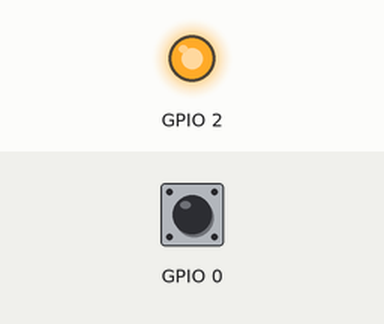
Simulated run of this program. Board: ESP32. Parts: output pins drawn as LEDs (lit = HIGH). Dashed ring = blinking. Inputs (shaded band) come from the test bench; at power-on: GPIO 0 HIGH.

Above: at 1.2 s.
1.3 s: GPIO 0 pulsed LOW 5 times (0.12 s each, 0.3 s apart)
At 1.87 s:
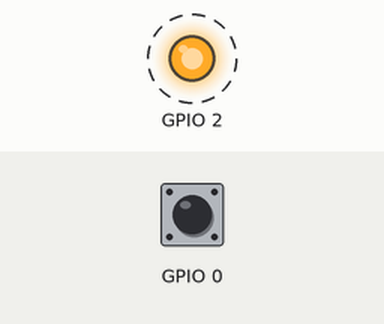
At 3.9 s:
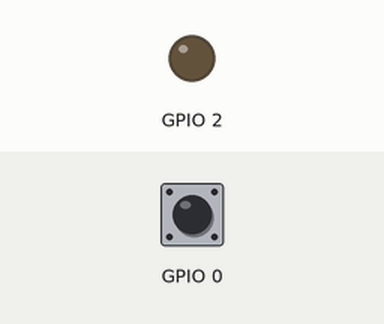
Timing chart, 0 to 5.4 s (numbered marks = the images above; inputs shaded):
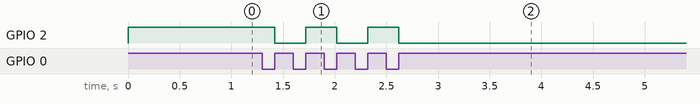

The program:

main.cpp
```cpp
// (licence header left out)
#include <Arduino.h>

bool status = false;

void setup()
{
  Serial.begin(115200);
  pinMode(0, INPUT);  // 设置2号引脚模式为OUTPUT模式
  pinMode(2, OUTPUT); // 设置2号引脚模式为OUTPUT模式
}

void loop()
{
  // 自锁开关
  if (digitalRead(0) == LOW)
  {
    delay(50); // 休眠50ms再次判断，防止误触
    if (digitalRead(0) == LOW)
    {
      status = !status;
      while (digitalRead(0) == LOW) // 死循环等待放开按键
        ;
    }
  }

  if (status == true)
  {
    digitalWrite(2, LOW); // 低电平，打开LED灯
  }
  else
  {

    digitalWrite(2, HIGH); // 低电平，打开LED灯
  }

  /*
  // 按着开，松开关
  if (digitalRead(0) == LOW)
  {
    Serial.println("LED ON");
    digitalWrite(2, LOW); // 低电平，打开LED灯
  }
  else
  {

    Serial.println("LED OFF");
    digitalWrite(2, HIGH); // 高电平，关闭LED灯
  }
  */
}
```

Measured:
- after the input at 1.3 s, GPIO 2: alternates HIGH for 0.30 s and LOW for 0.30 s, 5 changes in all, then stays LOW, starting after 0.12 s
